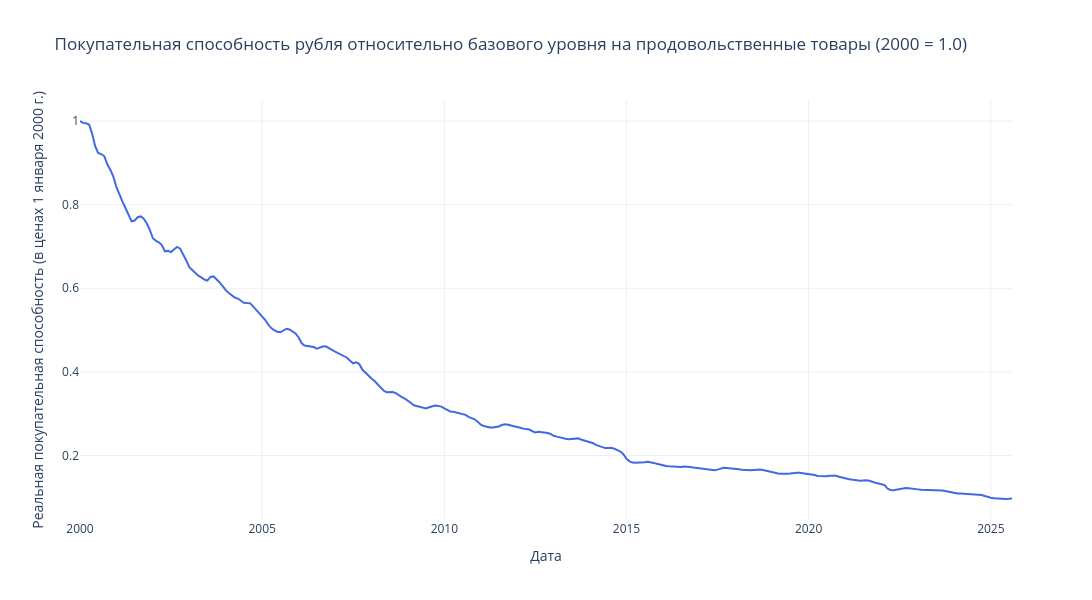

The notebook cell this image was saved under:
### Code cell
plot_2d(
    x=df_melted['date'],
    y=df_melted['real_ruble'],
    xlabel="Дата",
    ylabel="Реальная покупательная способность (в ценах 1 января 2000 г.)",
    title="Покупательная способность рубля относительно базового уровня на продовольственные товары (2000 = 1.0)"
)

### Figure 1 — Plotly figure (JSON) as saved in the notebook; plotly's stock layout.template omitted (floating-point values rounded to 4 significant figures; data arrays with more than 128 entries replaced by an {"elided": "..."} marker saying what was removed)
{"data": [{"hovertemplate": "Дата: %{x}<br>Значение: %{y:.4f} <extra></extra>", "line": {"color": "royalblue", "width": 2}, "mode": "lines", "x": {"elided": "308 str values"}, "y": {"elided": "308 float values"}, "type": "scatter"}], "layout": {"title": {"text": "Покупательная способность рубля относительно базового уровня на продовольственные товары (2000 = 1.0)"}, "xaxis": {"title": {"text": "Дата"}}, "yaxis": {"title": {"text": "Реальная покупательная способность (в ценах 1 января 2000 г.)"}}, "hovermode": "x unified", "width": 1100, "height": 600}}
